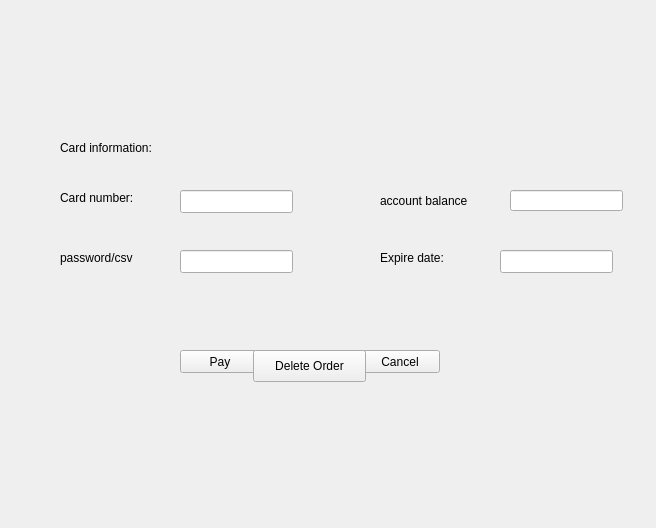
<?xml version="1.0" encoding="UTF-8"?>
<ui version="4.0">
 <class>payment</class>
 <widget class="QWidget" name="payment">
  <property name="geometry">
   <rect>
    <x>0</x>
    <y>0</y>
    <width>656</width>
    <height>528</height>
   </rect>
  </property>
  <property name="windowTitle">
   <string>Form</string>
  </property>
  <widget class="QLabel" name="label">
   <property name="geometry">
    <rect>
     <x>60</x>
     <y>140</y>
     <width>131</width>
     <height>16</height>
    </rect>
   </property>
   <property name="text">
    <string>Card information:</string>
   </property>
  </widget>
  <widget class="QLabel" name="label_2">
   <property name="geometry">
    <rect>
     <x>60</x>
     <y>190</y>
     <width>131</width>
     <height>16</height>
    </rect>
   </property>
   <property name="text">
    <string>Card number:</string>
   </property>
  </widget>
  <widget class="QLineEdit" name="lineEdit_cardNum">
   <property name="geometry">
    <rect>
     <x>180</x>
     <y>190</y>
     <width>113</width>
     <height>23</height>
    </rect>
   </property>
  </widget>
  <widget class="QLabel" name="label_3">
   <property name="geometry">
    <rect>
     <x>60</x>
     <y>250</y>
     <width>131</width>
     <height>16</height>
    </rect>
   </property>
   <property name="text">
    <string>password/csv</string>
   </property>
  </widget>
  <widget class="QLineEdit" name="lineEdit_csv">
   <property name="geometry">
    <rect>
     <x>180</x>
     <y>250</y>
     <width>113</width>
     <height>23</height>
    </rect>
   </property>
   <property name="text">
    <string/>
   </property>
  </widget>
  <widget class="QLabel" name="label_4">
   <property name="geometry">
    <rect>
     <x>380</x>
     <y>250</y>
     <width>131</width>
     <height>16</height>
    </rect>
   </property>
   <property name="text">
    <string>Expire date:</string>
   </property>
  </widget>
  <widget class="QLineEdit" name="lineEdit_expireDate">
   <property name="geometry">
    <rect>
     <x>500</x>
     <y>250</y>
     <width>113</width>
     <height>23</height>
    </rect>
   </property>
  </widget>
  <widget class="QPushButton" name="pushButton_pay">
   <property name="geometry">
    <rect>
     <x>180</x>
     <y>350</y>
     <width>80</width>
     <height>23</height>
    </rect>
   </property>
   <property name="text">
    <string>Pay</string>
   </property>
  </widget>
  <widget class="QPushButton" name="pushButton_cancel">
   <property name="geometry">
    <rect>
     <x>360</x>
     <y>350</y>
     <width>80</width>
     <height>23</height>
    </rect>
   </property>
   <property name="text">
    <string>Cancel</string>
   </property>
  </widget>
  <widget class="QLabel" name="label_5">
   <property name="geometry">
    <rect>
     <x>30</x>
     <y>100</y>
     <width>601</width>
     <height>221</height>
    </rect>
   </property>
   <property name="text">
    <string/>
   </property>
   <property name="alignment">
    <set>Qt::AlignCenter</set>
   </property>
  </widget>
  <widget class="QPushButton" name="pushButton_delete">
   <property name="geometry">
    <rect>
     <x>253</x>
     <y>350</y>
     <width>113</width>
     <height>32</height>
    </rect>
   </property>
   <property name="text">
    <string>Delete Order</string>
   </property>
  </widget>
  <widget class="QLineEdit" name="lineEdit_balance">
   <property name="geometry">
    <rect>
     <x>510</x>
     <y>190</y>
     <width>113</width>
     <height>21</height>
    </rect>
   </property>
  </widget>
  <widget class="QLabel" name="label_6">
   <property name="geometry">
    <rect>
     <x>380</x>
     <y>185</y>
     <width>111</width>
     <height>31</height>
    </rect>
   </property>
   <property name="text">
    <string>account balance</string>
   </property>
  </widget>
 </widget>
 <resources/>
 <connections/>
</ui>
